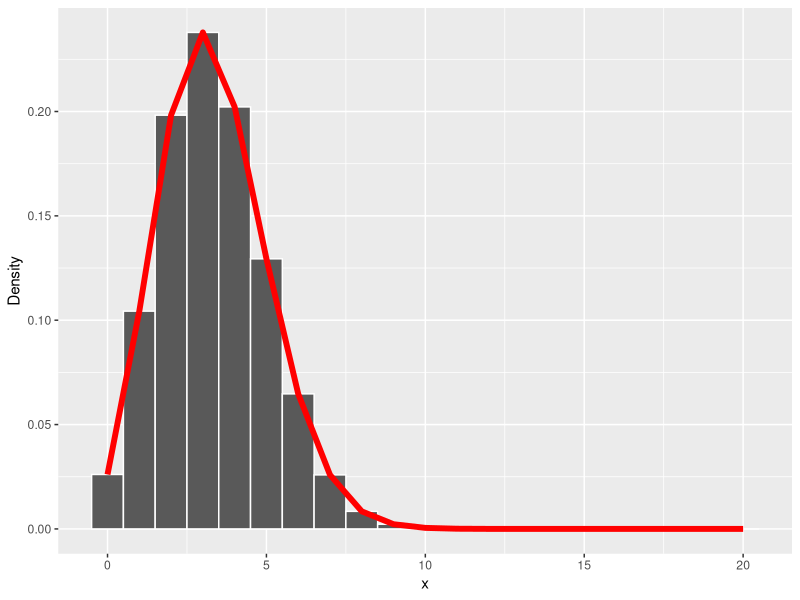
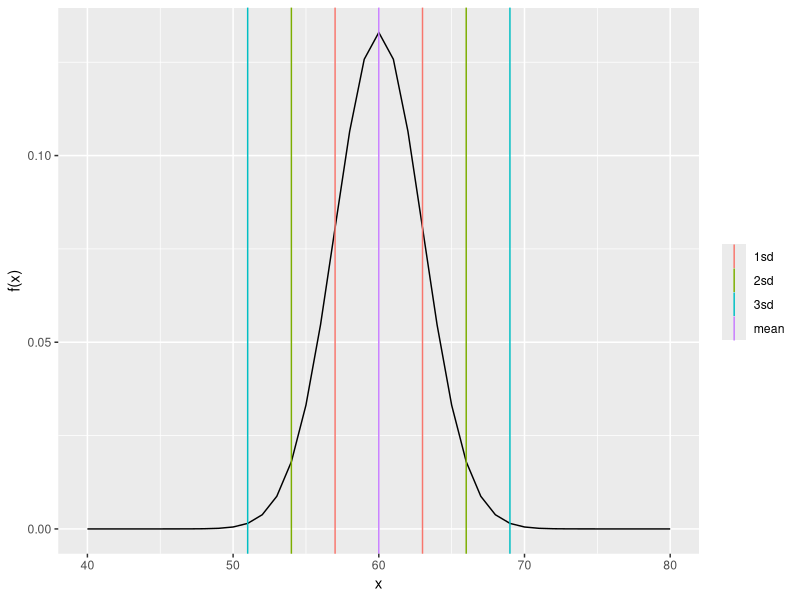
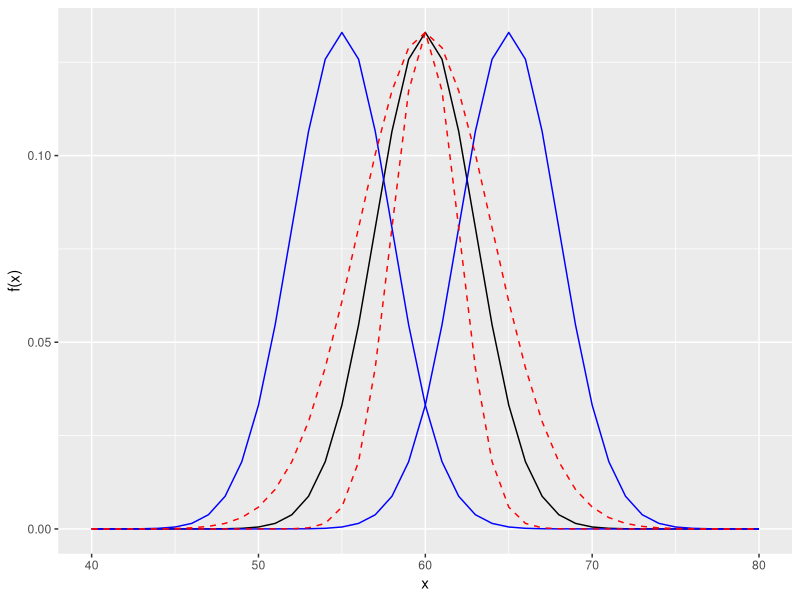

Reproduce these figures in R, in order.
co2 <- read.csv("Data/li7500.csv")[, 1]
co2

# range(co2)
co2_group <- cut(co2, 385:406)
df_co2 <- data.frame(table(co2_group))
df_co2$Probability <- round(df_co2$Freq / sum(df_co2$Freq), 3)
df_co2$Cumulative_Probability <- round(cumsum(df_co2$Freq) / sum(df_co2$Freq), 3)
df_co2

?choose
?dbinom

x <- 2
n <- 2
p <- 0.5
choose(n, x) * p^x * (1-p)^(n-2)
dbinom(x, size = n, prob = p)
dbinom(2, size = 10, prob = 1 / 6)

library(ggplot2)
size <- 20
prob <- 1 / 6
x <- 0:size
dtf <- data.frame(x, d = dbinom(x, size = size, prob = prob))
ggplot(dtf, aes(x, d)) +
    geom_bar(stat = 'identity', width = 1, color = 'white') +
    geom_line(color = 'red', size = 2) +
    labs(y = 'Density')

library(ggplot2)
mu <- 60
sigma <- 3
x <- 40:80
y <- 1 / (sigma * sqrt(2 * pi)) * exp(-1/2 * ((x - mu) / sigma) ^ 2)
dtf <- data.frame(x, y)
ggplot() + 
    geom_line(aes(x, y), dtf) + 
    geom_vline(aes(xintercept = mu + sigma * ((-3):3), 
                   color = c('3sd', '2sd', '1sd', 'mean', '1sd', '2sd', '3sd'))) +
    labs(color = '', y = 'f(x)')

dtf$y1 <- 1 / (sigma * sqrt(2 * pi)) * exp(-1/2 * ((x - (mu - 5)) / sigma) ^ 2)
dtf$y2 <- 1 / (sigma * sqrt(2 * pi)) * exp(-1/2 * ((x - (mu + 5)) / sigma) ^ 2)
dtf$y3 <- 1 / (sigma * sqrt(2 * pi)) * exp(-1/2 * ((x - mu) / (sigma + 1)) ^ 2)
dtf$y4 <- 1 / (sigma * sqrt(2 * pi)) * exp(-1/2 * ((x - mu) / (sigma - 1)) ^ 2)
ggplot(dtf) + 
    geom_line(aes(x, y)) + 
    geom_line(aes(x, y1), color = 'blue') + 
    geom_line(aes(x, y2), color = 'blue') + 
    geom_line(aes(x, y3), color = 'red', linetype = 2) +
    geom_line(aes(x, y4), color = 'red', linetype = 2) +
    labs(y = 'f(x)')

?diff

choose(10, 3)
